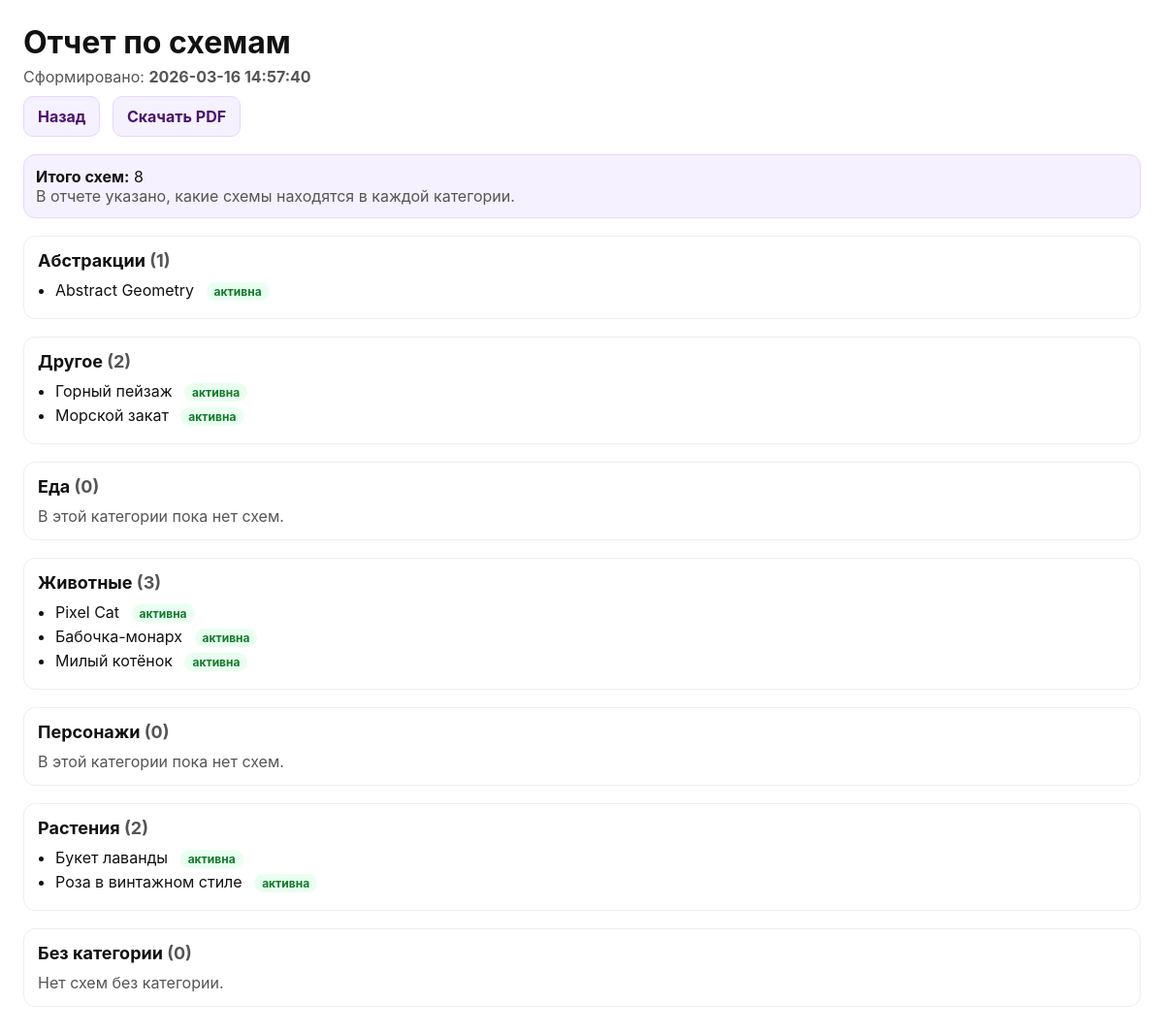
The app's page /admin/report.php (signed in) with its own data.
### tables this page shows
CREATE TABLE `pattern` (
  `pattern_id` int NOT NULL AUTO_INCREMENT,
  `title` varchar(200) NOT NULL,
  `image_path` varchar(500) DEFAULT NULL,
  `category_id` int DEFAULT NULL,
  `difficulty` enum('beginner','intermediate','advanced') DEFAULT 'beginner',
  `width` int NOT NULL,
  `height` int NOT NULL,
  `total_pixels` int NOT NULL,
  `color_count` int NOT NULL,
  `tags` text,
  `description` text,
  `is_active` tinyint NOT NULL DEFAULT '1',
  `created_at` timestamp NULL DEFAULT CURRENT_TIMESTAMP,
  PRIMARY KEY (`pattern_id`),
  UNIQUE KEY `uq_pattern_title` (`title`),
  KEY `idx_pattern_title` (`title`),
  KEY `idx_pattern_category` (`category_id`),
  KEY `idx_pattern_difficulty` (`difficulty`),
  KEY `idx_pattern_is_active` (`is_active`),
  CONSTRAINT `pattern_ibfk_1` FOREIGN KEY (`category_id`) REFERENCES `category` (`category_id`) ON DELETE SET NULL
);

### admin/report.php (the view, shortened to what this page needs)
<?php
$db = getDB();
$rows = $db->query("
    SELECT
        c.category_id,
        c.category_name,
        p.pattern_id,
        p.title,
        p.is_active
    FROM category c
    LEFT JOIN pattern p ON p.category_id = c.category_id
    ORDER BY c.category_name ASC, p.title ASC
")->fetchAll(PDO::FETCH_ASSOC);
$uncat = $db->query("
    SELECT pattern_id, title, is_active
    FROM pattern
    WHERE category_id IS NULL
    ORDER BY title ASC
")->fetchAll(PDO::FETCH_ASSOC);
$byCat = [];
foreach ($rows as $r) {
    $cid = (int)$r['category_id'];
    $cname = (string)$r['category_name'];
    if (!isset($byCat[$cid])) {
        $byCat[$cid] = [
            'name' => $cname,
            'items' => [],
        ];
    }
    if (!empty($r['pattern_id'])) {
        $byCat[$cid]['items'][] = [
            'id' => (int)$r['pattern_id'],
            'title' => (string)$r['title'],
            'is_active' => (int)$r['is_active'] === 1,
        ];
    }
}
$totalPatterns = 0;
foreach ($byCat as $c) {
    $totalPatterns += count($c['items']);
}
$totalPatterns += count($uncat);
$generatedAt = date('Y-m-d H:i:s');
    ?>
<!doctype html>
<html lang="ru">
<head>
</head>
<body>
<h1>Отчет по схемам</h1>
<div class="meta">
  Сформировано: <b><?= htmlspecialchars($generatedAt, ENT_QUOTES | ENT_SUBSTITUTE, 'UTF-8') ?></b>
  <div class="toolbar">
    <a class="btn" href="patterns.php">Назад</a>
    <a class="btn" href="report.php?pdf=1">Скачать PDF</a>
  </div>
</div>
<div class="summary">
  <div><b>Итого схем:</b> <?= (int)$totalPatterns ?></div>
  <div class="muted">В отчете указано, какие схемы находятся в каждой категории.</div>
</div>
<?php foreach ($byCat as $cat): ?>
  <div class="cat">
    <h2>
      <?= htmlspecialchars($cat['name'], ENT_QUOTES | ENT_SUBSTITUTE, 'UTF-8') ?>
      <span class="muted">(<?= count($cat['items']) ?>)</span>
    </h2>
    <?php if (!$cat['items']): ?>
      <div class="muted">В этой категории пока нет схем.</div>
    <?php else: ?>
      <ul>
        <?php foreach ($cat['items'] as $it): ?>
          <li>
            <?= htmlspecialchars($it['title'], ENT_QUOTES | ENT_SUBSTITUTE, 'UTF-8') ?>
            <?php if ($it['is_active']): ?>
              <span class="badge on">активна</span>
            <?php else: ?>
              <span class="badge off">выкл</span>
            <?php endif; ?>
          </li>
        <?php endforeach; ?>
      </ul>
    <?php endif; ?>
  </div>
<?php endforeach; ?>
<div class="cat">
  <h2>Без категории <span class="muted">(<?= count($uncat) ?>)</span></h2>
  <?php if (!$uncat): ?>
    <div class="muted">Нет схем без категории.</div>
  <?php endif; ?>
</div>
</body>
</html>

### admin/report.php (style rules this page uses)
body { font-family:Inter,Arial,sans-serif;background:#ffffff;margin:0;padding:24px;color:#111 }
h1 { margin:0 0 6px 0 }
.meta { color:#555;margin-bottom:18px }
.summary { background:#f6f1ff;border:1px solid #e5d6ff;border-radius:12px;padding:12px;margin:16px 0 }
.cat { margin:18px 0;padding:14px;border:1px solid #eee;border-radius:12px }
.cat h2 { margin:0 0 10px 0;font-size:18px }
ul { margin:0;padding-left:18px }
li { margin:4px 0 }
.badge { display:inline-block;font-size:12px;font-weight:700;padding:2px 8px;border-radius:999px;margin-left:8px }
.on { background:#e9fff0;color:#117a2a }
.toolbar { margin-top:10px }
.btn { display:inline-block;padding:10px 14px;border-radius:10px;border:1px solid #e5d6ff;background:#f6f1ff;color:#4b1370;text-decoration:none;font-weight:700 }
.btn + .btn { margin-left:8px }
.muted { color:#555 }

### records on screen
pattern: title "Abstract Geometry", is_active "активна"
pattern: title "Горный пейзаж", is_active "активна"
pattern: title "Морской закат", is_active "активна"
pattern: title "Pixel Cat", is_active "активна"
pattern: title "Бабочка-монарх", is_active "активна"
pattern: title "Милый котёнок", is_active "активна"
pattern: title "Букет лаванды", is_active "активна"
pattern: title "Роза в винтажном стиле", is_active "активна"

### other values on screen
$totalPatterns "8"
$cat['name'] "Абстракции"
count($cat['items']) "1"
$cat['name'] "Другое"
count($cat['items']) "2"
$cat['name'] "Еда"
count($cat['items']) "0"
$cat['name'] "Животные"
count($cat['items']) "3"
$cat['name'] "Персонажи"
$cat['name'] "Растения"
count($uncat) "0"
